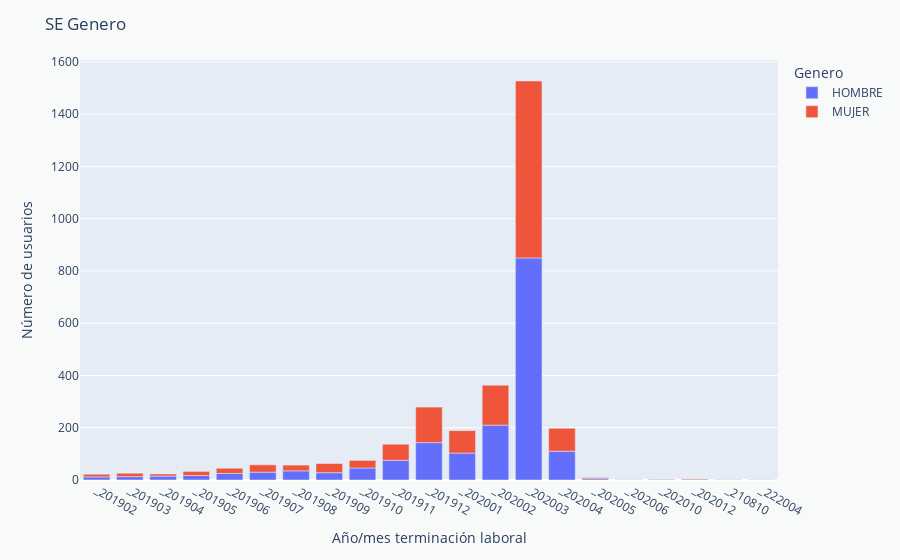

Notebook cell for this chart:
### Code cell
dfSE['Año/mes terminación laboral'] = [("_" + i[0:4] + i[5:7]) for i in dfSE['Fecha de terminación laboral']]
dfSE['Número de usuarios'] = dfSE['numeroDocumento']

dfSE_genero1 = dfSE
dfSE_genero1 = dfSE_genero1.drop_duplicates(['Número de usuarios'])
dfSE_genero1["Año/mes terminación laboral int"] = [int(i[1:]) for i in dfSE_genero1["Año/mes terminación laboral"]]
dfSE_genero2 = dfSE_genero1[dfSE_genero1["Año/mes terminación laboral int"] >= 201902]
dfSE_genero2 = dfSE_genero2.groupby(['Año/mes terminación laboral', 'Genero']).count().reset_index().sort_values(by=["Año/mes terminación laboral"], ascending=True, ignore_index=True)
#dfSE_genero = dfSE.groupby(['mesaño_terminacionlaboral', 'Genero']).count().reset_index()
dfSE_genero2.head()

Line_fig = px.bar(dfSE_genero2, x="Año/mes terminación laboral", y="Número de usuarios", color="Genero")
Line_fig.update_layout(title='SE Genero', paper_bgcolor="#F8F9F9").update_xaxes(categoryorder = "category ascending")

### Figure 1 — Plotly figure (JSON) as saved in the notebook; plotly's stock layout.template omitted (floating-point values rounded to 4 significant figures)
{"data": [{"alignmentgroup": "True", "hovertemplate": "Genero=HOMBRE<br>Año/mes terminación laboral=%{x}<br>Número de usuarios=%{y}<extra></extra>", "legendgroup": "HOMBRE", "marker": {"color": "#636efa"}, "name": "HOMBRE", "offsetgroup": "HOMBRE", "orientation": "v", "showlegend": true, "textposition": "auto", "type": "bar", "x": ["_201902", "_201903", "_201904", "_201905", "_201906", "_201907", "_201908", "_201909", "_201910", "_201911", "_201912", "_202001", "_202002", "_202003", "_202004", "_202005", "_202006", "_202010", "_202012", "_210810", "_222004"], "xaxis": "x", "y": [12, 13, 15, 17, 25, 30, 35, 28, 46, 75, 143, 103, 210, 850, 110, 5, 1, 2, 1, 1, 1], "yaxis": "y"}, {"alignmentgroup": "True", "hovertemplate": "Genero=MUJER<br>Año/mes terminación laboral=%{x}<br>Número de usuarios=%{y}<extra></extra>", "legendgroup": "MUJER", "marker": {"color": "#EF553B"}, "name": "MUJER", "offsetgroup": "MUJER", "orientation": "v", "showlegend": true, "textposition": "auto", "type": "bar", "x": ["_201902", "_201903", "_201904", "_201905", "_201906", "_201907", "_201908", "_201909", "_201910", "_201911", "_201912", "_202001", "_202002", "_202003", "_202004", "_202005", "_202012"], "xaxis": "x", "y": [10, 13, 8, 16, 20, 28, 22, 35, 29, 62, 136, 86, 153, 677, 88, 4, 3], "yaxis": "y"}], "layout": {"barmode": "relative", "legend": {"title": {"text": "Genero"}, "tracegroupgap": 0}, "margin": {"t": 60}, "paper_bgcolor": "#F8F9F9", "title": {"text": "SE Genero"}, "xaxis": {"anchor": "y", "categoryorder": "category ascending", "domain": [0, 1], "title": {"text": "Año/mes terminación laboral"}}, "yaxis": {"anchor": "x", "domain": [0, 1], "title": {"text": "Número de usuarios"}}}}
